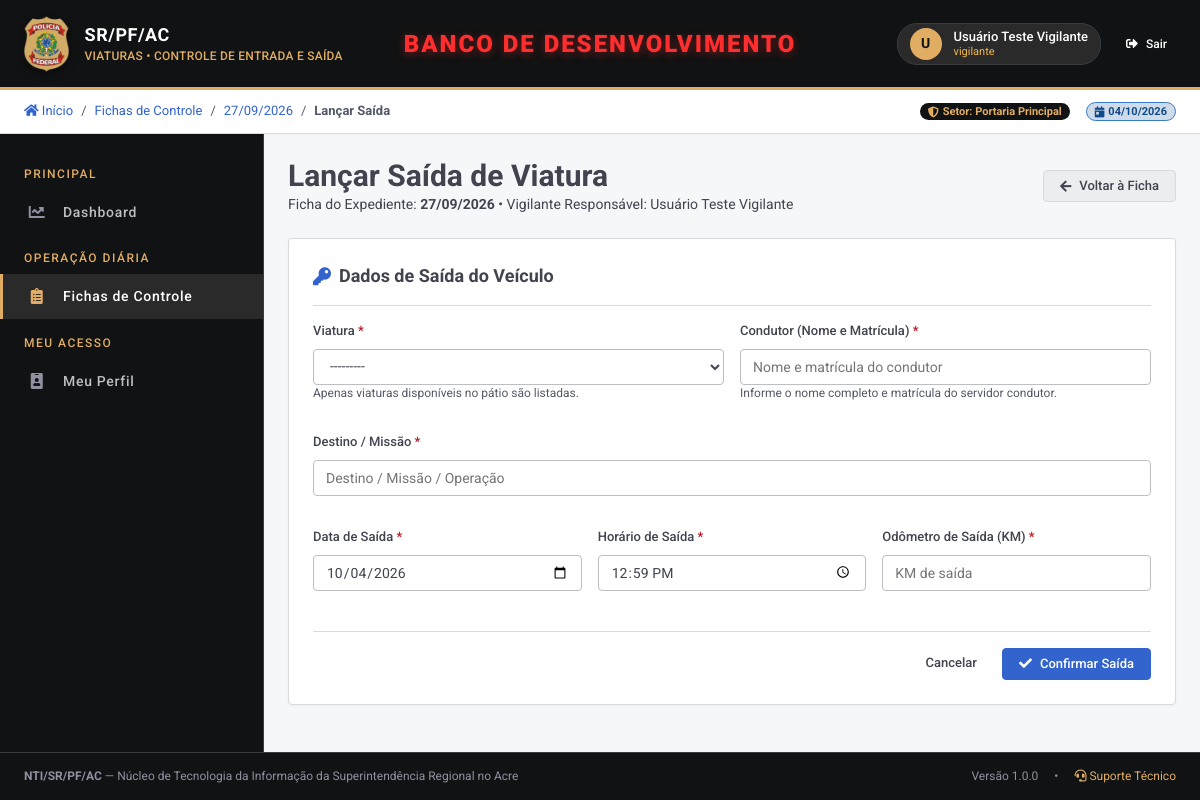
Screenshot of /fichas/7/saida/ (signed in) with the database file from the repository.
### usuarios/models.py (models this page shows, shortened)
class Usuario(AbstractUser):
    matricula = models.CharField(
        "Matrícula / Identificação",
        max_length=30,
        blank=True,
        null=True,
        help_text="Matrícula funcional do servidor ou identificação do vigilante",
    )
    cargo = models.CharField(
        "Cargo / Função",
        max_length=100,
        blank=True,
        default="Vigilante",
    )
    setor = models.CharField(
        "Setor / Unidade",
        max_length=100,
        blank=True,
        default="Portaria Principal",
    )
    telefone = models.CharField(
        "Telefone / Ramal",
        max_length=20,
        blank=True,
        null=True,
    )
    class Meta:
        verbose_name = "Usuário"
        verbose_name_plural = "Usuários"
        ordering = ["first_name", "last_name", "username"]
    def listar_perfis(self) -> list[str]:
        return list(
            self.perfis_atribuidos.filter(ativo=True).values_list("perfil__nome", flat=True)
        )

### fichas/models.py (models this page shows, shortened)
class FichaControle(models.Model):
    STATUS_ABERTA = "ABERTA"
    STATUS_ENCERRADA = "ENCERRADA"
    STATUS_CHOICES = [
        (STATUS_ABERTA, "Aberta"),
        (STATUS_ENCERRADA, "Encerrada"),
    ]
    data_expediente = models.DateField(
        "Data do Expediente",
        default=date.today,
        help_text="Data correspondente ao expediente de controle das viaturas"
    )
    horario_inicio = models.TimeField(
        "Horário de Início do Expediente",
        default=time(7, 0),
        help_text="Ex: 07:00 ou 08:00"
    )
    horario_termino = models.TimeField(
        "Horário de Término do Expediente",
        default=time(19, 0),
        help_text="Ex: 19:00 ou término de plantão"
    )
    vigilante = models.ForeignKey(
        settings.AUTH_USER_MODEL,
        on_delete=models.PROTECT,
        related_name="fichas_preenchidas",
        verbose_name="Vigilante Responsável do Dia",
        help_text="Pessoa responsável por preencher a ficha naquele dia"
    )
    nome_vigilante = models.CharField(
        "Nome do Vigilante / Plantonista",
        max_length=150,
        help_text="Nome legível para assinatura da ficha física/digital"
    )
    status = models.CharField(
        "Status da Ficha",
        max_length=15,
        choices=STATUS_CHOICES,
        default=STATUS_ABERTA
    )
    assinatura_vigilante = models.BooleanField(
        "Assinatura do Vigilante",
        default=False
    )
    vigilante_assinatura_usuario = models.ForeignKey(
        settings.AUTH_USER_MODEL,
        on_delete=models.SET_NULL,
        null=True,
        blank=True,
        related_name="fichas_assinadas_vigilante",
        verbose_name="Assinado por (Vigilante)"
    )
    data_assinatura_vigilante = models.DateTimeField(
        "Data/Hora da Assinatura do Vigilante",
        null=True,
        blank=True
    )
    visto_responsavel = models.BooleanField(
        "Visto do Responsável pelas Viaturas",
        default=False
    )
    responsavel_visto_usuario = models.ForeignKey(
        settings.AUTH_USER_MODEL,
        on_delete=models.SET_NULL,
        null=True,
        blank=True,
        related_name="fichas_vistadas_responsavel",
        verbose_name="Assinado por (Responsável)"
    )
    data_visto_responsavel = models.DateTimeField(
        "Data/Hora do Visto do Responsável",
        null=True,
        blank=True
    )
    visto_chefia = models.BooleanField(
        "Visto da Chefia",
        default=False
    )
    chefia_visto_usuario = models.ForeignKey(
        settings.AUTH_USER_MODEL,
        on_delete=models.SET_NULL,
        null=True,
        blank=True,
        related_name="fichas_vistadas_chefia",
        verbose_name="Assinado por (Chefia)"
    )
    data_visto_chefia = models.DateTimeField(
        "Data/Hora do Visto da Chefia",
        null=True,
        blank=True
    )
    observacoes = models.TextField("Observações Gerais do Expediente", blank=True, null=True)
    encerrada_em = models.DateTimeField("Data de Encerramento", null=True, blank=True)
    encerrada_por = models.ForeignKey(
        settings.AUTH_USER_MODEL,
        on_delete=models.SET_NULL,
        null=True,
        blank=True,
        related_name="fichas_encerradas_pelo_usuario",
        verbose_name="Encerrada por"
    )
    data_criacao = models.DateTimeField("Data de Criação", auto_now_add=True)
    data_atualizacao = models.DateTimeField("Última Atualização", auto_now=True)
    class Meta:
        verbose_name = "Ficha de Controle Diário"
        verbose_name_plural = "Fichas de Controle Diário"
        ordering = ["-data_expediente"]
    @property
    def pode_editar(self):
        return self.status == self.STATUS_ABERTA

### fichas/views.py (the view)
# urls.py: path("<int:ficha_pk>/saida/", views.registro_saida_criar, name="saida_criar"),
@requer_permissao("operacao_diaria.fichas.registrar_saida")
def registro_saida_criar(request, ficha_pk):
    ficha = get_object_or_404(FichaControle, pk=ficha_pk)
    if not ficha.pode_editar:
        messages.error(request, "Esta ficha está ENCERRADA e não permite novas inclusões de saídas de viaturas.")
        return redirect("fichas:detalhe", pk=ficha.pk)
    if request.method == "POST":
        form = RegistroSaidaForm(request.POST)
        form.instance.ficha = ficha
        if form.is_valid():
            reg = form.save(commit=False)
            reg.ficha = ficha
            reg.registrado_por = request.user
            reg.status = RegistroUso.STATUS_EM_TRANSITO
            reg.save()
            messages.success(request, f"Saída da viatura {reg.viatura.placa} registrada com sucesso. Veículo em trânsito.")
            return redirect("fichas:detalhe", pk=ficha.pk)
    else:
        viatura_id = request.GET.get("viatura_id")
        initial = {}
        if viatura_id:
            viatura = Viatura.objects.filter(pk=viatura_id).first()
            if viatura:
                initial["viatura"] = viatura
                initial["odometro_saida"] = viatura.km_atual
        form = RegistroSaidaForm(initial=initial)
    import json
    odometros_map = {str(v.pk): v.km_atual for v in form.fields["viatura"].queryset}
    return render(request, "fichas/registro_saida_form.html", {
        "form": form,
        "ficha": ficha,
        "odometros_map": json.dumps(odometros_map),
    })

### templates/fichas/registro_saida_form.html (shortened to what this page needs)
{% extends 'base.html' %}
{% block breadcrumb %}
  <span>/</span>
  <a href="{% url 'fichas:lista' %}">Fichas de Controle</a>
  <span>/</span>
  <a href="{% url 'fichas:detalhe' ficha.pk %}">{{ ficha.data_expediente|date:"d/m/Y" }}</a>
  <span>/</span>
  <strong>{% if is_edit %}Editar Saída{% else %}Lançar Saída{% endif %}</strong>
{% endblock %}
{% block content %}
<div class="pf-page-header">
  <div>
    <h2>{% if is_edit %}Editar Registro de Saída{% else %}Lançar Saída de Viatura{% endif %}</h2>
    <p>Ficha do Expediente: <strong>{{ ficha.data_expediente|date:"d/m/Y" }}</strong> • Vigilante Responsável: {{ ficha.nome_vigilante }}</p>
  </div>
  <div>
    <a href="{% url 'fichas:detalhe' ficha.pk %}" class="pf-btn pf-btn-secondary">
      <i class="fas fa-arrow-left"></i> Voltar à Ficha
    </a>
  </div>
</div>
<div class="pf-card">
  <form method="post">
    <div class="pf-card-header">
      <div class="pf-card-title">
        <i class="fas fa-key"></i> Dados de Saída do Veículo
      </div>
    </div>
    <div class="pf-form-grid">
      <div class="col-6">
        <div class="pf-field">
          <label for="{{ form.viatura.id_for_label }}" class="required">{{ form.viatura.label }}</label>
          {{ form.viatura }}
          <small class="pf-small">Apenas viaturas disponíveis no pátio são listadas.</small>
        </div>
      </div>
      <div class="col-6">
        <div class="pf-field">
          <label for="{{ form.condutor.id_for_label }}" class="required">{{ form.condutor.label }}</label>
          {{ form.condutor }}
          <small class="pf-small">Informe o nome completo e matrícula do servidor condutor.</small>
        </div>
      </div>
      <div class="col-12">
        <div class="pf-field">
          <label for="{{ form.destino.id_for_label }}" class="required">{{ form.destino.label }}</label>
          {{ form.destino }}
        </div>
      </div>
      <div class="col-4">
        <div class="pf-field">
          <label for="{{ form.data_saida.id_for_label }}" class="required">{{ form.data_saida.label }}</label>
          {{ form.data_saida }}
        </div>
      </div>
      <div class="col-4">
        <div class="pf-field">
          <label for="{{ form.horario_saida.id_for_label }}" class="required">{{ form.horario_saida.label }}</label>
          {{ form.horario_saida }}
        </div>
      </div>
      <div class="col-4">
        <div class="pf-field">
          <label for="{{ form.odometro_saida.id_for_label }}" class="required">{{ form.odometro_saida.label }}</label>
          {{ form.odometro_saida }}
        </div>
      </div>
    </div>
    <div style="display: flex; justify-content: flex-end; gap: var(--space-8); margin-top: var(--space-24); border-top: 1px solid var(--pf-grey-200); padding-top: var(--space-16);">
      <a href="{% url 'fichas:detalhe' ficha.pk %}" class="pf-btn pf-btn-ghost">Cancelar</a>
      <button type="submit" class="pf-btn pf-btn-primary">
        <i class="fas fa-check"></i> Confirmar Saída
      </button>
    </div>
  </form>
</div>
{% endblock %}

### templates/base.html (shortened to what this page needs)
{% load static permissoes %}
<!DOCTYPE html>
<html lang="pt-BR">
<head>
  <link rel="stylesheet" href="https://cdnjs.cloudflare.com/ajax/libs/font-awesome/5.15.4/css/all.min.css">
  <link rel="stylesheet" href="{% static 'css/frontline.css' %}?v={% now 'U' %}">
</head>
<body>
  <header class="pf-header">
    <a href="{% url 'dashboard:home' %}" class="pf-header-brand">
      <img src="{% static 'img/brasao_pf.png' %}" alt="Brasão Polícia Federal" class="pf-header-logo">
      <div class="pf-header-titles">
        <span class="pf-header-title">SR/PF/AC</span>
        <span class="pf-header-subtitle">VIATURAS • CONTROLE DE ENTRADA E SAÍDA</span>
      </div>
    </a>
    {% if is_db_desenvolvimento %}
    <span style="position: absolute; left: 50%; top: 50%; transform: translate(-50%, -50%); text-align: center; pointer-events: none; z-index: 10;">
      <h1 style="color: #FF2E2E; font-size: 1.5rem; font-weight: 900; text-transform: uppercase; margin: 0; letter-spacing: 2px; text-shadow: 0 2px 8px rgba(255, 46, 46, 0.4); white-space: nowrap;">
        BANCO DE DESENVOLVIMENTO
      </h1>
    </span>
    {% endif %}
    <div class="pf-header-actions">
      {% if user.is_authenticated %}
        <div class="pf-user-profile">
          <div class="pf-user-avatar">
            {{ user.first_name|default:user.username|slice:":1"|upper }}
          </div>
          <div class="pf-user-info">
            <span class="pf-user-name">{{ user.get_full_name|default:user.username }}</span>
            <span class="pf-user-role">
              {% for p in user.listar_perfis %}
                {{ p }}{% if not forloop.last %}, {% endif %}
              {% empty %}
                Usuário
              {% endfor %}
            </span>
          </div>
        </div>
        <form action="{% url 'usuarios:logout' %}" method="post" style="display:inline;">
          <button type="submit" class="pf-btn pf-btn-sm pf-btn-ghost" style="color:#FFF;" title="Sair do sistema">
            <i class="fas fa-sign-out-alt"></i> Sair
          </button>
        </form>
      {% else %}
        <a href="{% url 'usuarios:login' %}" class="pf-btn pf-btn-sm pf-btn-gold">
          <i class="fas fa-sign-in-alt"></i> Entrar
        </a>
      {% endif %}
    </div>
  </header>
  <div class="pf-subheader">
    <div class="pf-breadcrumb">
      <a href="{% url 'dashboard:home' %}"><i class="fas fa-home"></i> Início</a>
      {% block breadcrumb %}{% endblock %}
    </div>
    <div class="pf-subheader-indicators">
      <span class="pf-badge pf-badge-dark">
        <i class="fas fa-shield-alt"></i> Setor: {{ user.setor|default:"Superintendência Regional" }}
      </span>
      <span class="pf-badge pf-badge-info">
        <i class="fas fa-calendar-day"></i> {% now "d/m/Y" %}
      </span>
    </div>
  </div>
  <aside class="pf-sidebar">
    <ul class="pf-menu-nav">
      <li class="pf-menu-section-title">PRINCIPAL</li>
      <li class="pf-menu-item">
        <a href="{% url 'dashboard:home' %}" class="pf-menu-link {% if request.resolver_match.app_name == 'dashboard' %}active{% endif %}">
          <i class="fas fa-chart-line"></i>
          <span>Dashboard</span>
        </a>
      </li>
      {% tem_perm "operacao_diaria.fichas.visualizar" as pode_fichas %}
      {% if pode_fichas %}
      <li class="pf-menu-section-title">OPERAÇÃO DIÁRIA</li>
      <li class="pf-menu-item">
        <a href="{% url 'fichas:lista' %}" class="pf-menu-link {% if request.resolver_match.app_name == 'fichas' %}active{% endif %}">
          <i class="fas fa-clipboard-list"></i>
          <span>Fichas de Controle</span>
        </a>
      </li>
      {% endif %}
      {% tem_perm "frota.viaturas.visualizar" as pode_viaturas %}
      {% tem_perm "frota.manutencao.visualizar" as pode_manutencao %}
      {% tem_perm "usuarios.cadastro.visualizar" as pode_usuarios %}
      {% tem_perm "auditoria.logs.visualizar" as pode_auditoria %}
      <li class="pf-menu-section-title">MEU ACESSO</li>
      <li class="pf-menu-item">
        <a href="{% url 'usuarios:meu_perfil' %}" class="pf-menu-link">
          <i class="fas fa-id-badge"></i>
          <span>Meu Perfil</span>
        </a>
      </li>
    </ul>
  </aside>
  <main class="pf-main-wrapper">
    {% block content %}{% endblock %}
  </main>
  <footer class="pf-footer">
    <div>
      <strong>NTI/SR/PF/AC</strong> — Núcleo de Tecnologia da Informação da Superintendência Regional no Acre
    </div>
    <div class="pf-footer-links">
      <span>Versão 1.0.0</span>
      <span>•</span>
      <a href="mailto:nti.srac@pf.gov.br"><i class="fas fa-headset"></i> Suporte Técnico</a>
    </div>
  </footer>
</body>
</html>

### rows the page displays
Usuario: first_name "U", get_full_name "Usuário Teste Vigilante", setor "Portaria Principal"
FichaControle: data_expediente "27/09/2026", nome_vigilante "Usuário Teste Vigilante"

### other values shown
{{ p }} "vigilante"
